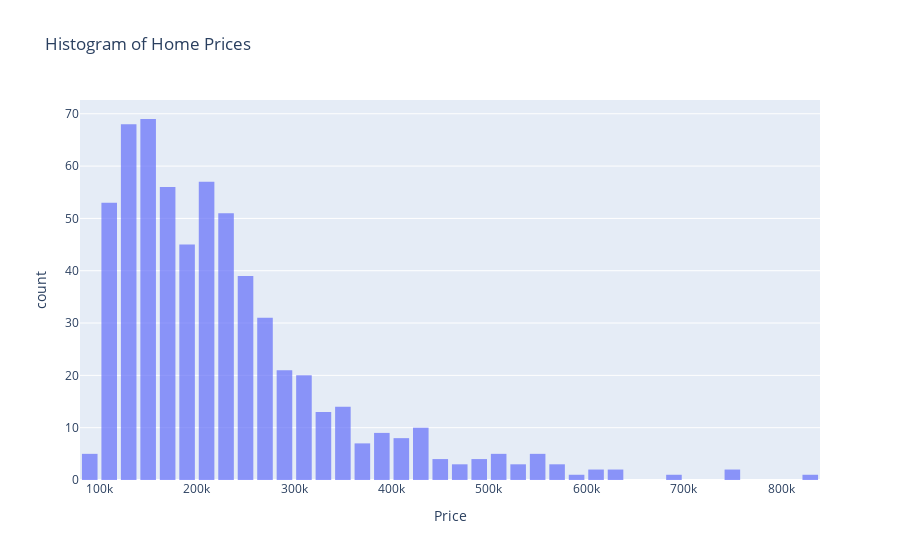

Notebook cell for this chart:
### Code cell
fig = px.histogram(df, x="Price", title='Histogram of Home Prices', opacity=0.7)
fig.update_layout(bargap=0.2)
fig.show()

### Figure 1 — Plotly figure (JSON) as saved in the notebook; plotly's stock layout.template omitted (floating-point values rounded to 4 significant figures; data arrays with more than 128 entries replaced by an {"elided": "..."} marker saying what was removed)
{"data": [{"alignmentgroup": "True", "bingroup": "x", "hovertemplate": "Price=%{x}<br>count=%{y}<extra></extra>", "legendgroup": "", "marker": {"color": "#636efa", "opacity": 0.7, "pattern": {"shape": ""}}, "name": "", "offsetgroup": "", "orientation": "v", "showlegend": false, "type": "histogram", "x": {"elided": "612 float values"}, "xaxis": "x", "yaxis": "y"}], "layout": {"bargap": 0.2, "barmode": "relative", "legend": {"tracegroupgap": 0}, "title": {"text": "Histogram of Home Prices"}, "xaxis": {"anchor": "y", "domain": [0, 1], "title": {"text": "Price"}}, "yaxis": {"anchor": "x", "domain": [0, 1], "title": {"text": "count"}}}}
